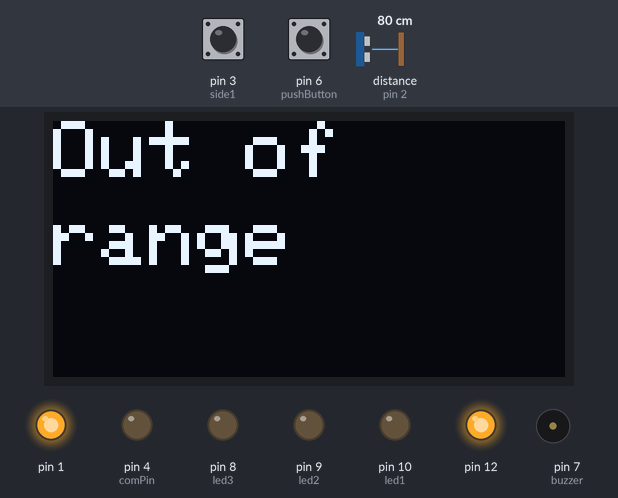
Simulated run of this sketch. Board: Arduino Uno, built with avr-gcc and run on an emulated ATmega328P. Shown: 128×64 one-colour display, output pins drawn as LEDs (lit = HIGH), buzzer (waves = sounding, pin HIGH). Wiring (inferred from the names in the program): ultrasonic range finder: trigger pin 0; echo pin 2. Dashed ring = blinking. Inputs (shaded band) come from the test bench; at power-on: distance to the obstacle (sensor on pin 2) 80 cm, pin 3 (side1) HIGH, pin 6 (pushButton) HIGH. The echo pulse lasts 58.3 µs per cm; sleep ends after the set time or at an interrupt; pins used as bus, display or sensor lines are not drawn.

Above: at 3.2 s.
3.3 s: distance to the obstacle (sensor on pin 2) set to 55 cm
At 4.4 s:
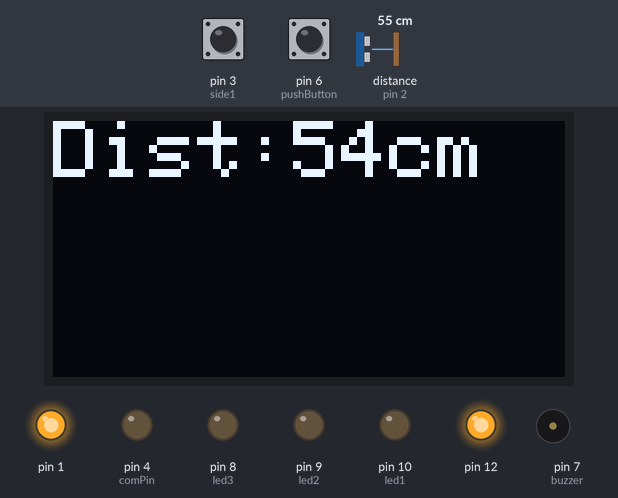
4.9 s: distance to the obstacle (sensor on pin 2) set to 49 cm
At 5.8 s:
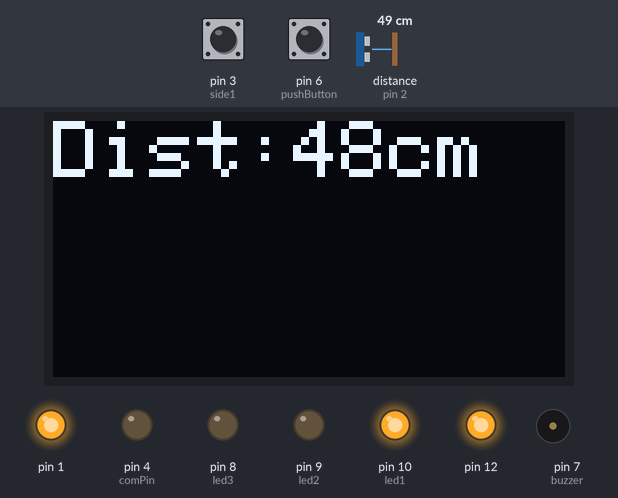
6.4 s: pin 3 (side1) pulled LOW for 1 s
At 8.0 s:
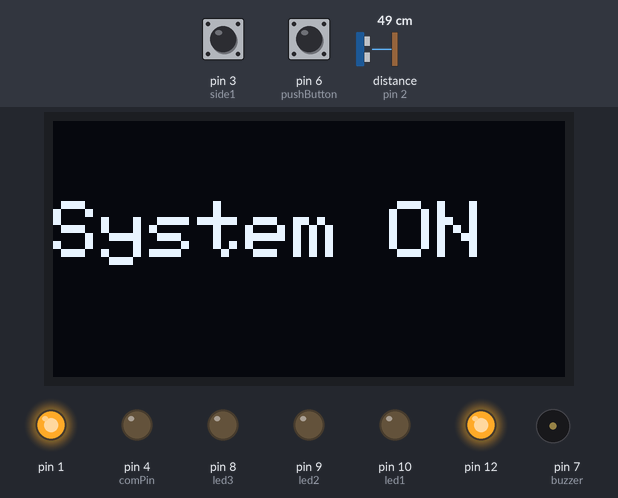
9.9 s: pin 6 (pushButton) pulled LOW for 3.2 s
At 13.9 s:
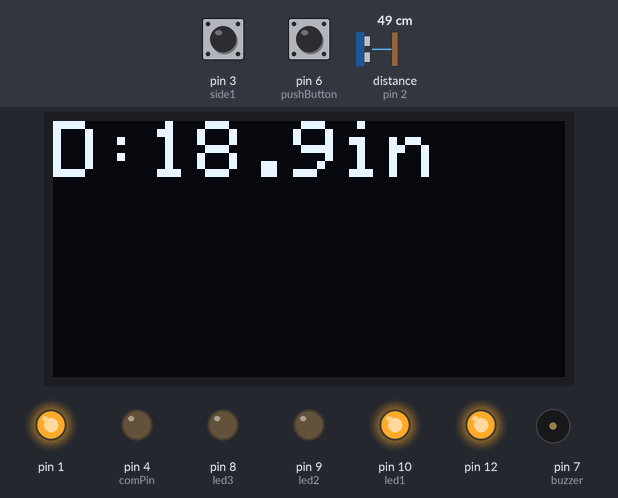
14.6 s: distance to the obstacle (sensor on pin 2) set to 2 cm
At 14.76 s:
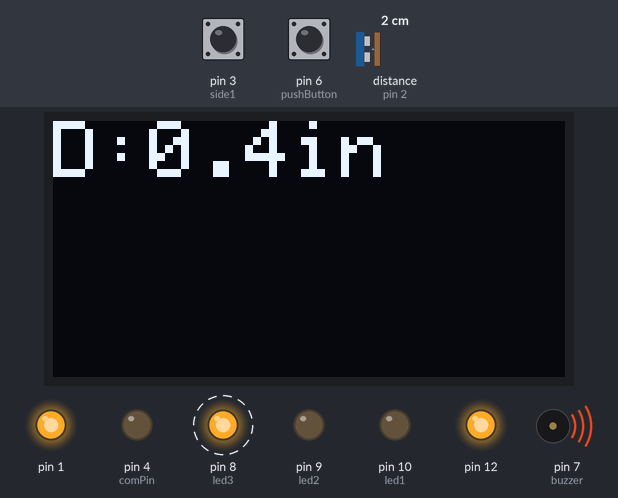
16.6 s: pin 3 (side1) pulled LOW for 0.15 s
At 18.3 s:
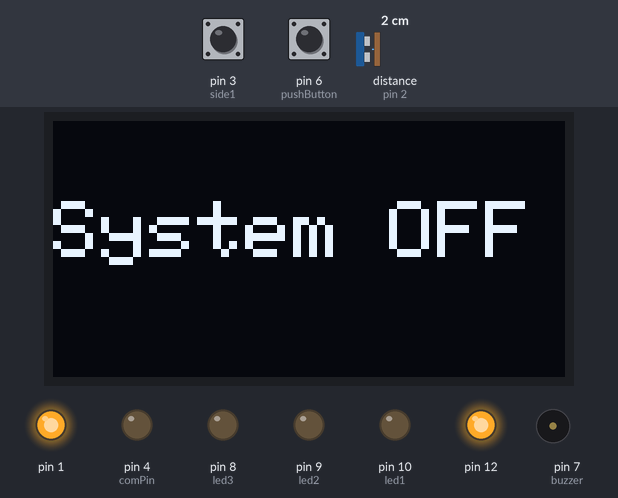
Timing chart, 0 to 19.7 s (numbered marks = the images above; inputs shaded):
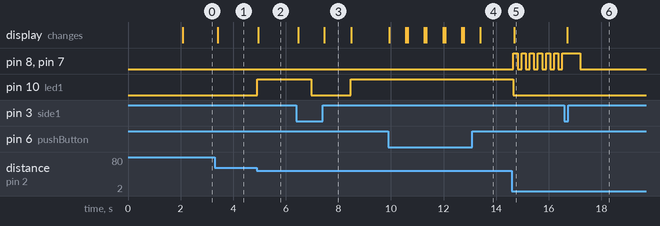

Measured:
- the behaviour switches between 52 and 51 cm on distance to the obstacle (sensor on pin 2) (found by bisection; images 1 and 2)
- after the input at 3.3 s, the display: changes after 0.11 s (image 1)
- after the input at 4.9 s, pin 10 (led1): LOW → HIGH at once; the display: changes after 0.05 s (image 2)
- after the input at 6.4 s, pin 10 (led1): HIGH → LOW after 0.58 s, → HIGH 1.5 s later; the display: first changes after 0.08 s (image 3 shows a later state)
- after the input at 9.9 s, the display: first changes at once (image 4 shows a later state)
- after the input at 14.6 s, pin 8 (led3), pin 7 (buzzer): alternates HIGH for 0.16 s and LOW for 0.16 s, starting after 0.06 s; pin 10 (led1): HIGH → LOW after 0.06 s; the display: changes after 0.08 s (image 5)
- after the input at 16.6 s, the display: changes after 0.10 s (image 6)

The sketch:

sketch_may11a.ino
```cpp
#include <Wire.h>
#include <Adafruit_GFX.h>
#include <Adafruit_SSD1306.h>
#include <avr/sleep.h>

#define SCREEN_WIDTH 128
#define SCREEN_HEIGHT 64

Adafruit_SSD1306 display(SCREEN_WIDTH, SCREEN_HEIGHT, &Wire, -1);

const int trigPin =0;
const int echoPin = 2;
const int led1 = 10; // اتنقل من D4
const int led2 = 9; // اتنقل من D5
const int led3 = 8;
const int buzzer = 7;
const int pushButton = 6;

const int comPin = 4; // الكومون المشترك → OUTPUT LOW دايما
const int side1 = 3; // الناحية الأولى → Sleep (INT1)
const int side2 = 5; // الناحية التانية → Awake

long duration;
int distance;
unsigned long previousMillis = 0;
unsigned long buttonPrevMillis = 0;
bool blinkState = false;
bool showInches = false;

// ===================== ISR =====================

void wakeUp() { } // بتصحي الـ CPU بس

// ===================== Helpers =====================

void allOff() {
digitalWrite(led1, LOW);
digitalWrite(led2, LOW);
digitalWrite(led3, LOW);
digitalWrite(buzzer, LOW);
}

void initDisplay() {
Wire.begin();
display.begin(SSD1306_SWITCHCAPVCC, 0x3C);
display.setTextColor(WHITE);
display.setTextSize(2);
}

void showMessage(const char* msg) {
display.clearDisplay();
display.setCursor(0, 20);
display.print(msg);
display.display();
}

void setup() {
pinMode(trigPin, OUTPUT);
pinMode(echoPin, INPUT);
pinMode(led1, OUTPUT);
pinMode(led2, OUTPUT);
pinMode(led3, OUTPUT);
pinMode(buzzer, OUTPUT);
pinMode(pushButton, INPUT_PULLUP);
pinMode(12,OUTPUT);
pinMode(1,OUTPUT);
digitalWrite(12,HIGH);
digitalWrite(1,HIGH);

// السلايد سويتش
pinMode(comPin, OUTPUT);
digitalWrite(comPin, LOW); // الكومون دايما LOW
pinMode(side1, INPUT_PULLUP); // الناحية Sleep
pinMode(side2, INPUT_PULLUP); // الناحية Awake

initDisplay();

showMessage("System ON");
delay(2000);

// INT1 على D3 (side1) - يصحى لما السويتش يبعد عن Side1
attachInterrupt(digitalPinToInterrupt(side1), wakeUp, CHANGE);
}

// ===================== Loop =====================

void loop() {

// --- Sleep: لما السويتش يوصل COM بـ Side1 → D3 يبقى LOW ---
if (digitalRead(side1) == LOW) {
showMessage("System OFF");
delay(500);
allOff();


set_sleep_mode(SLEEP_MODE_PWR_DOWN);
sleep_enable();
sleep_mode(); // بينام هنا
sleep_disable(); // بيصحى لما يزحلق للناحية التانية

// إعادة تشغيل I2C بعد الصحيان
initDisplay();
showMessage("System ON");
delay(1000);
return;
}

// --- Push Button: تبديل cm / inch ---
if (digitalRead(pushButton) == LOW) {
unsigned long now = millis();
if (now - buttonPrevMillis >= 300) {
buttonPrevMillis = now;
showInches = !showInches;
showMessage(showInches ? ">> inch" : ">> cm");

delay(600);
}
}

// --- Ultrasonic ---
digitalWrite(trigPin, LOW);
delayMicroseconds(2);
digitalWrite(trigPin, HIGH);
delayMicroseconds(10);
digitalWrite(trigPin, LOW);

duration = pulseIn(echoPin, HIGH, 25000);
distance = duration * 0.034 / 2;

display.clearDisplay();
display.setTextSize(2);
display.setCursor(0, 0);

if (distance > 0 && distance <= 60) {

if (showInches) {
float inches = distance / 2.54;
display.print("D:");
display.print(inches, 1);
display.print("in");
} else {
display.print("Dist:");
display.print(distance);
display.print("cm");
}

// Zones (بتشتغل على cm دايما)
if (distance <= 50 && distance > 30) {
digitalWrite(led1, HIGH);
digitalWrite(led2, LOW);
digitalWrite(led3, LOW);
digitalWrite(buzzer, LOW);
}
else if (distance <= 30 && distance > 20) {
digitalWrite(led1, LOW);

digitalWrite(led2, HIGH);
digitalWrite(led3, LOW);
digitalWrite(buzzer, LOW);
}
else if (distance <= 20 && distance > 10) {
digitalWrite(led1, LOW);
digitalWrite(led2, LOW);
digitalWrite(led3, HIGH);
digitalWrite(buzzer, LOW);
}
else if (distance <= 10) {
digitalWrite(led1, LOW);
digitalWrite(led2, LOW);
unsigned long now = millis();
if (now - previousMillis >= 150) {
previousMillis = now;
blinkState = !blinkState;
digitalWrite(led3, blinkState);
digitalWrite(buzzer, blinkState);
}

}
else {
allOff();
}

} else {
display.print("Out of");
display.setCursor(0, 22);
display.print("range");
allOff();
}

display.display();
delay(50);
}
```
